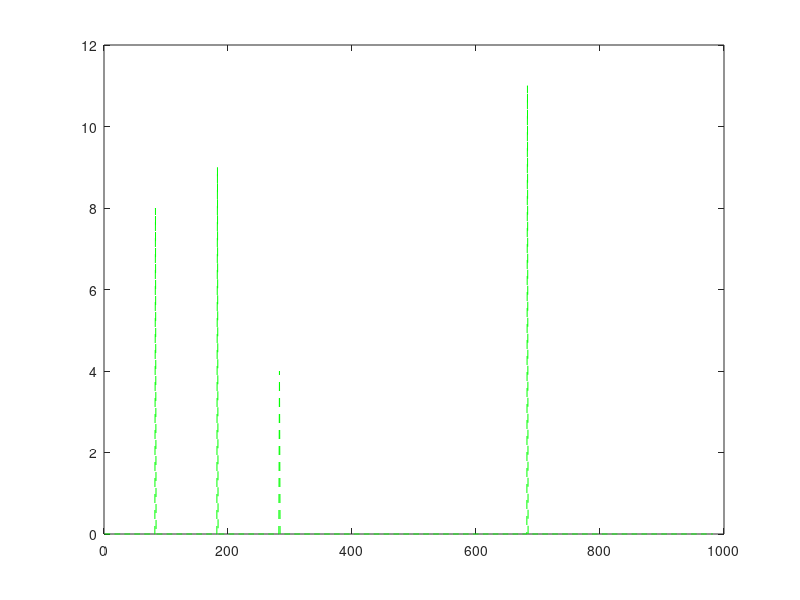
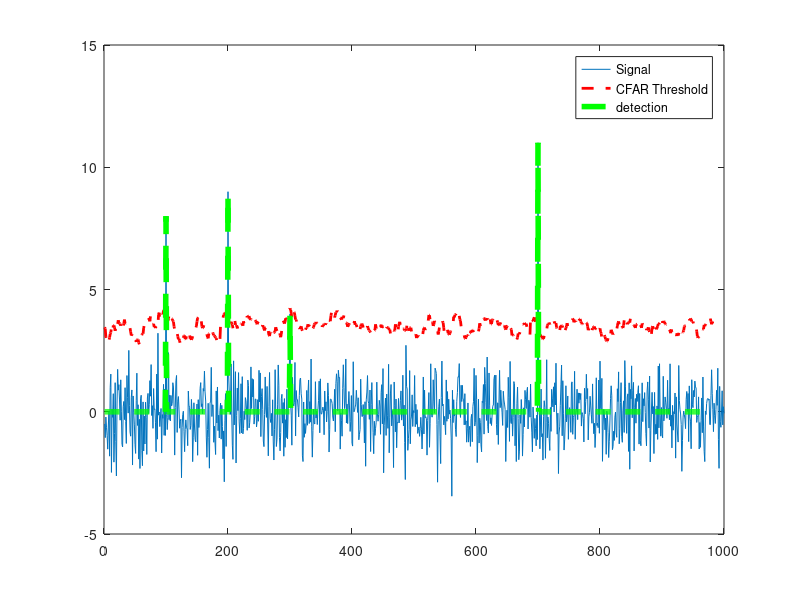

Write the MATLAB code that produced these figures, in order.
% Implement 1D CFAR using lagging cells on the given noise and target scenario.

% Close and delete all currently open figures
close all;

% Data_points
Ns = 1000;

% Generate random noise
s=randn(Ns,1);

%Targets location. Assigning bin 100, 200, 300 and 700 as Targets with the amplitudes of 8, 9, 4, 11.
s([100 ,200, 300, 700])=[8 9 4 11];

%plot the output
plot(s);

% TODO: Apply CFAR to detect the targets by filtering the noise.

% 1. Define the following:
% 1a. Training Cells
% 1b. Guard Cells 
T = 15;
G = 2;

% Offset : Adding room above noise threshold for desired SNR 
offset=3.5;

% Vector to hold threshold values 
threshold_cfar = [];

%Vector to hold final signal after thresholding
signal_cfar = [];

% 2. Slide window across the signal length
for i = 1:(Ns-(G+T+1))     

    % 2. - 5. Determine the noise threshold by measuring it within the training cells
    noise_level = sum(s(i:i+T-1));
    threshold = (noise_level/T)+offset;
    threshold_cfar = [threshold_cfar, {threshold}];
    
    % 6. Measuring the signal within the CUT
    signal = s(i+T+G);

    % 8. Filter the signal above the threshold
    if (signal < threshold)
        signal = 0;
    end

    signal_cfar = [signal_cfar, {signal}];
end




% plot the filtered signal
plot (cell2mat(signal_cfar),'g--');

% plot original sig, threshold and filtered signal within the same figure.
figure,plot(s);
hold on,plot(cell2mat(circshift(threshold_cfar,G)),'r--','LineWidth',2)
hold on, plot (cell2mat(circshift(signal_cfar,(T+G))),'g--','LineWidth',4);
legend('Signal','CFAR Threshold','detection')